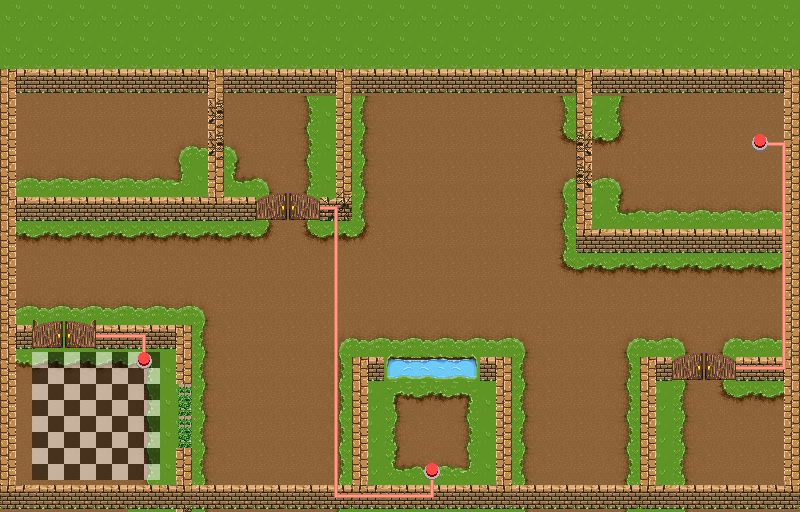

Tiled map render using the project's own tile images. Description and the map definition, with tile-layer contents summarised, below:
An orthogonal 25x16 tile map with 32x32 px tiles, 4 tile layers (background-textures, details, walls_doors_buttons_textures, wires), 3 hidden layers not drawn and 36 objects (2x red_door, 2x blue_door, 2x green_door, green_button, blue_button, ...).

<map version="1.5" tiledversion="1.5.0" orientation="orthogonal" renderorder="right-down" width="25" height="16" tilewidth="32" tileheight="32" infinite="0" nextlayerid="17" nextobjectid="51">
 <tileset firstgid="1" source="../tileset/tileset.tsx" />
 <layer id="1" name="background-textures" width="25" height="16">
  <data>[400 cells, 400 non-empty, 14 distinct tile ids]</data>
 </layer>
 <layer id="15" name="details" width="25" height="16">
  <data>[400 cells, 25 non-empty, 8 distinct tile ids]</data>
 </layer>
 <layer id="2" name="walls_doors_buttons_textures" width="25" height="16">
  <data>[400 cells, 132 non-empty, 22 distinct tile ids]</data>
 </layer>
 <layer id="16" name="wires" width="25" height="16">
  <data>[400 cells, 24 non-empty, 5 distinct tile ids]</data>
 </layer>
 <objectgroup id="3" name="buttons">
  <object id="1" name="green_button" x="736" y="128" width="32" height="32" />
  <object id="2" name="blue_button" x="416" y="448" width="32" height="32" />
  <object id="3" name="red_button" x="128" y="352" width="32" height="32" />
 </objectgroup>
 <objectgroup id="4" name="doors">
  <object id="29" name="red_door" x="32" y="320" width="32" height="32" />
  <object id="30" name="red_door" x="64" y="320" width="32" height="32" />
  <object id="33" name="blue_door" x="256" y="192" width="32" height="32" />
  <object id="34" name="blue_door" x="288" y="192" width="32" height="32" />
  <object id="35" name="green_door" x="704" y="352" width="32" height="32" />
  <object id="36" name="green_door" x="672" y="352" width="32" height="32" />
 </objectgroup>
 <objectgroup id="5" name="walls_static">
  <object id="5" x="0" y="64" width="32" height="448" />
  <object id="7" x="32" y="480" width="768" height="32" />
  <object id="8" x="768" y="64" width="32" height="416" />
  <object id="9" x="32" y="64" width="736" height="32" />
  <object id="10" x="32" y="192" width="224" height="32" />
  <object id="11" x="192" y="160" width="32" height="32" />
  <object id="12" x="320" y="96" width="32" height="128" />
  <object id="13" x="352" y="352" width="32" height="128" />
  <object id="14" x="480" y="352" width="32" height="128" />
  <object id="15" x="640" y="352" width="32" height="128" />
  <object id="16" x="736" y="352" width="32" height="32" />
  <object id="17" x="96" y="320" width="96" height="32" />
  <object id="18" x="160" y="352" width="32" height="32" />
  <object id="19" x="160" y="448" width="32" height="32" />
  <object id="20" x="576" y="224" width="192" height="32" />
  <object id="21" x="576" y="192" width="32" height="32" />
  <object id="22" x="576" y="96" width="32" height="32" />
 </objectgroup>
 <objectgroup id="6" name="walls_strong">
  <object id="23" x="192" y="128" width="32" height="32" />
  <object id="24" x="576" y="160" width="32" height="32" />
  <object id="37" x="192" y="96" width="32" height="32" />
  <object id="38" x="576" y="128" width="32" height="32" />
 </objectgroup>
 <objectgroup id="7" name="walls_climb">
  <object id="25" x="160" y="384" width="32" height="64" />
 </objectgroup>
 <objectgroup id="8" name="walls_water">
  <object id="26" x="384" y="352" width="96" height="32" />
 </objectgroup>
 <objectgroup id="9" name="spawns">
  <object id="42" name="climberPoint" x="66" y="134">
   <point />
  </object>
  <object id="44" name="waterPoint" x="675" y="158">
   <point />
  </object>
  <object id="49" name="strongPoint" x="723" y="473">
   <point />
  </object>
 </objectgroup>
 <objectgroup id="10" name="goal">
  <object id="27" x="32" y="352" width="128" height="128" />
 </objectgroup>
 <layer id="12" name="pathfind_nodes_strong" width="25" height="16" visible="0">
  <data>[400 cells, 141 non-empty, 1 distinct tile ids]</data>
 </layer>
 <layer id="13" name="pathfind_nodes_climb" width="25" height="16" visible="0">
  <data>[400 cells, 145 non-empty, 1 distinct tile ids]</data>
 </layer>
 <layer id="14" name="pathfind_nodes_water" width="25" height="16" visible="0">
  <data>[400 cells, 153 non-empty, 1 distinct tile ids]</data>
 </layer>
</map>
